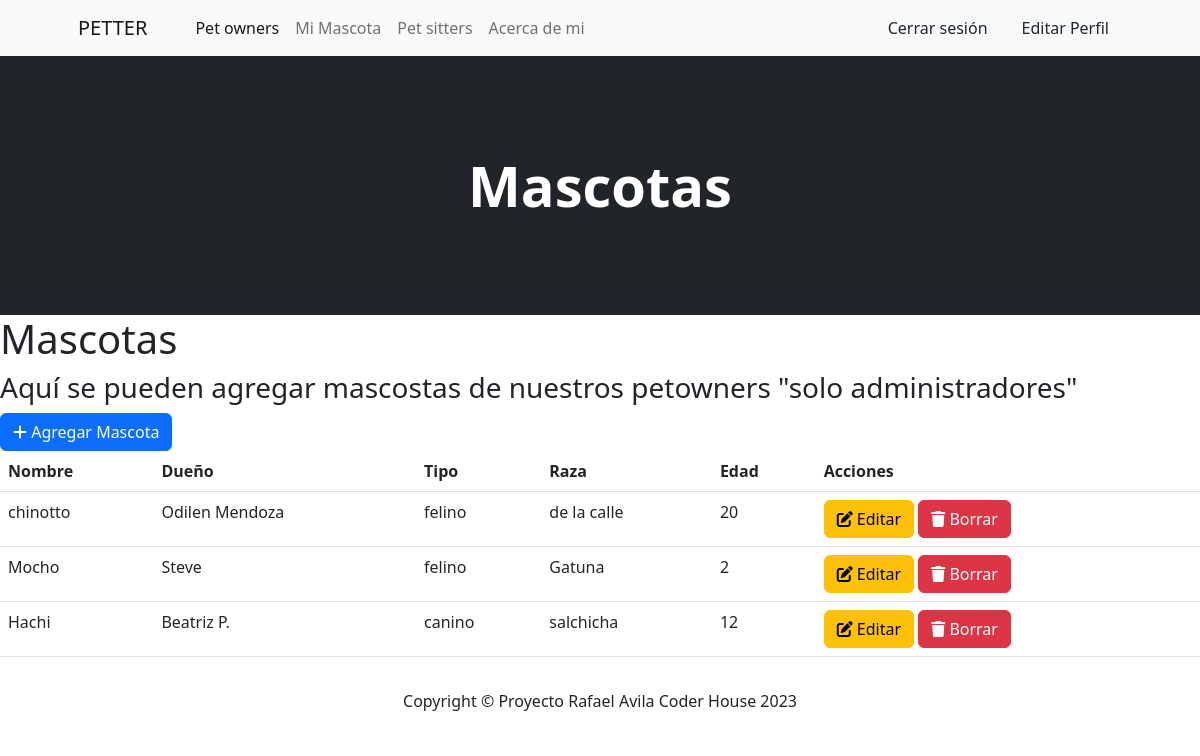
/mascotas/ (signed in), run on the app's committed database.
### MVP/models.py (models this page shows, shortened)
class Mascota(models.Model):
    nombre = models.CharField(max_length=100)
    dueno = models.ForeignKey(DuenoMascota, on_delete=models.CASCADE)
    tipo = models.CharField(max_length=10, choices=[('canino', 'Canino'), ('felino', 'Felino')])
    raza = models.CharField(max_length=50)
    edad = models.PositiveIntegerField()

class DuenoMascota(models.Model):
    nombre = models.CharField(max_length=100)
    correo_electronico = models.EmailField()
    telefono = models.CharField(max_length=20)
    direccion = models.CharField(max_length=200)
    def __str__(self):
        return self.nombre

### MVP/views.py (the view)
# urls.py: path('mascotas/', views.MascotaList.as_view(), name='mascotas'),
class MascotaList(LoginRequiredMixin, ListView):
    model = Mascota
    template_name = "mascotas.html"

### MVP/templates/mascotas.html (shortened to what this page needs)
{% extends "base.html" %}
{% load static %}
{% block titulo %}
    Mascotas
{% endblock titulo %}
{% block contenido %}
    <h1> Mascotas </h1>
    {% if user.is_superuser %}
    <h3> Aquí se pueden agregar mascostas de nuestros petowners "solo administradores"</h3>
    <a class="btn btn-primary" href="{% url 'agregar_mascota' %}">
        <i class="fas fa-plus"></i> Agregar Mascota
    </a>
    {% endif %}
    <table class="table">
        <thead>
            <tr>
                <th>Nombre</th>
                <th>Dueño</th>
                <th>Tipo</th>
                <th>Raza</th>
                <th>Edad</th>
                {% if user.is_superuser %}
                <th>Acciones</th>
                {% endif %}
            </tr>
        </thead>
        <tbody>
            {% for mascota in mascota_list %}
                <tr>
                    <td>{{ mascota.nombre }}</td>
                    <td>{{ mascota.dueno }}</td>
                    <td>{{ mascota.tipo }}</td>
                    <td>{{ mascota.raza }}</td>
                    <td>{{ mascota.edad }}</td>
                    {% if user.is_superuser %}
                    <td>
                        <a href="{% url 'update_mascota' pk=mascota.pk %}" class="btn btn-warning">
                            <i class="fas fa-edit"></i> Editar
                        </a>
                        <form method="post" action="{% url 'deleted_mascota' pk=mascota.pk %}" style="display: inline;">
                            <button type="submit" class="btn btn-danger" onclick="return confirm('¿Estás seguro de eliminar al petowner?');">
                                <i class="fas fa-trash"></i> Borrar
                            </button>
                        </form>
                    </td>
                    {% endif %}
                </tr>
            {% empty %}
                <tr>
                    <td colspan="6">No hay cuidadores de mascotas disponibles.</td>
                </tr>
            {% endfor %}
        </tbody>
    </table>
{% endblock contenido %}

### MVP/templates/base.html (shortened to what this page needs)
<!DOCTYPE html>
<html lang="en">
<head>
    {% load static %}
    <link href="https://cdn.jsdelivr.net/npm/bootstrap-icons@1.5.0/font/bootstrap-icons.css" rel="stylesheet" />
    <link href="{% static 'mvp/css/styles.css' %}" rel="stylesheet" />
    <link rel="stylesheet" href="https://cdnjs.cloudflare.com/ajax/libs/font-awesome/6.4.0/css/all.min.css">
</head>
<body>
<nav class="navbar navbar-expand-lg navbar-light bg-light">
    <div class="container px-4 px-lg-5">
        <a class="navbar-brand" href="#!">PETTER</a>
        <div class="collapse navbar-collapse" id="navbarSupportedContent">
            <ul class="navbar-nav me-auto mb-2 mb-lg-0 ms-lg-4">
                {% if user.is_authenticated %}
                    <li class="nav-item"><a class="nav-link active" aria-current="page" href="{% url 'petowners' %}">Pet owners</a></li>
                    <li class="nav-item"><a class="nav-link" href="{% url 'mascotas' %}">Mi Mascota</a></li>
                {% endif %}
                <li class="nav-item"><a class="nav-link" href="{% url 'petsitters' %}">Pet sitters</a></li>
                <li class="nav-item"><a class="nav-link" href="{% url 'acerca_de_mi' %}">Acerca de mi</a></li>
            </ul>
            {% if user.is_authenticated %}
                <a class="btn btn-light text-dark me-2" href="{% url 'logout' %}">Cerrar sesión</a>
                <a class="btn btn-light text-dark" href="{% url 'editarperfil' %}">Editar Perfil</a>
            {% else %}
                <a class="btn btn-primary me-2" href="{% url 'login' %}" style="background-color: #B3B3FC; border-color: #B3B3FC;">Iniciar sesión</a>
                <a class="btn btn-dark" href="{% url 'registro' %}">Registrarse</a>
            {% endif %}
        </div>
    </div>
</nav>
<header class="bg-dark py-5">
    <div class="container px-4 px-lg-5 my-5">
        <div class="text-center text-white">
            <h1 class="display-4 fw-bolder header-title">
                {% block titulo %}
                {% endblock titulo %}
            </h1>
        </div>
    </div>
</header>
{% block contenido %}
{% endblock contenido %}
<footer class="py-3 bg-white">
    <div class="container text-center">
        <p class="m-0 text-dark">Copyright &copy; Proyecto Rafael Avila Coder House 2023</p>
    </div>
</footer>
</body>
</html>

### data on the page
Mascota: nombre "chinotto", dueno "Odilen Mendoza", tipo "felino", raza "de la calle", edad "20"
Mascota: nombre "Mocho", dueno "Steve", tipo "felino", raza "Gatuna", edad "2"
Mascota: nombre "Hachi", dueno "Beatriz P.", tipo "canino", raza "salchicha", edad "12"
